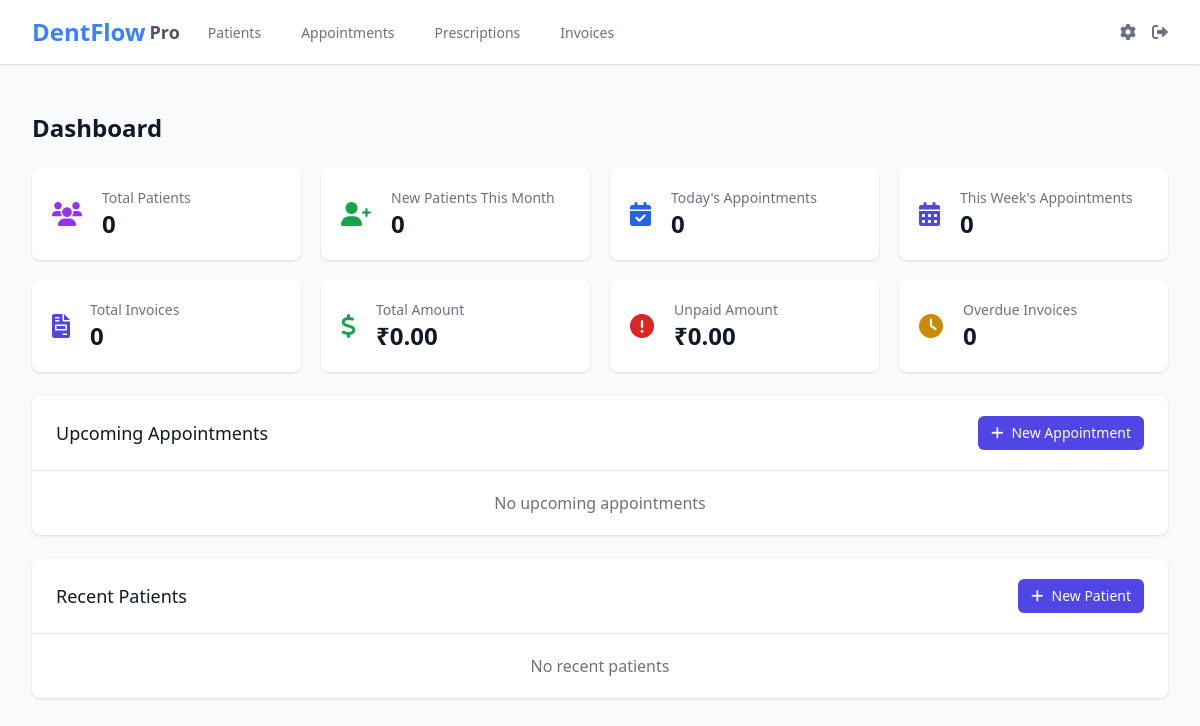
Page /dashboard (signed in) on the earlier database version.
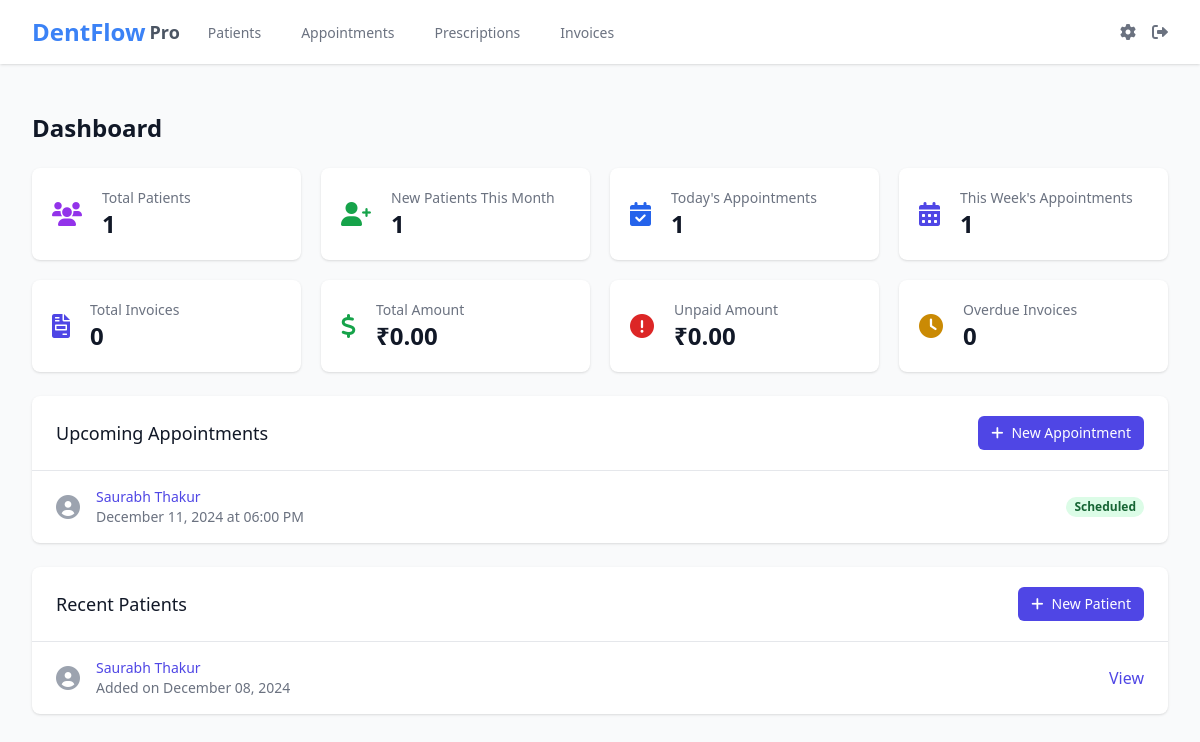
Same page on the later database version.
### app/models/appointment.py (models this page shows, shortened)
class Appointment(db.Model):
    id = db.Column(db.Integer, primary_key=True)
    patient_id = db.Column(db.Integer, db.ForeignKey('patient.id'), nullable=False)
    date = db.Column(db.Date, nullable=False)
    time = db.Column(db.Time, nullable=False)
    duration = db.Column(db.Integer, default=30)  # duration in minutes
    status = db.Column(db.String(20), default='scheduled')  # scheduled, completed, cancelled
    treatment_type = db.Column(db.String(100))
    notes = db.Column(db.Text)
    created_at = db.Column(db.DateTime, default=datetime.utcnow)

### app/models/patient.py (models this page shows)
class Patient(db.Model):
    id = db.Column(db.Integer, primary_key=True)
    first_name = db.Column(db.String(50), nullable=False)
    last_name = db.Column(db.String(50), nullable=False)
    date_of_birth = db.Column(db.Date, nullable=False)
    gender = db.Column(db.String(10))
    phone = db.Column(db.String(20), nullable=False)
    email = db.Column(db.String(120))
    address = db.Column(db.String(200))
    medical_history = db.Column(db.Text)
    created_at = db.Column(db.DateTime, default=datetime.utcnow)
    appointments = db.relationship('Appointment', backref='patient', lazy=True)
    prescriptions = db.relationship('Prescription', backref='patient', lazy=True)
    invoices = db.relationship('Invoice', backref='patient', lazy=True)
    @property
    def full_name(self):
        return f"{self.first_name} {self.last_name}"

### app/routes/main.py (the view)
@bp.route('/')
@bp.route('/dashboard')
@login_required
def dashboard():
    settings = Settings.query.first()
    today = datetime.now().date()
    upcoming_appointments = Appointment.query.filter(
        Appointment.date >= today,
        Appointment.date <= today + timedelta(days=7)
    ).order_by(Appointment.date, Appointment.time).all()
    recent_patients = Patient.query.order_by(Patient.created_at.desc()).limit(5).all()
    total_invoices = Invoice.query.count()
    total_amount = db.session.query(func.sum(Invoice.total_amount)).scalar() or 0
    unpaid_amount = db.session.query(func.sum(Invoice.total_amount - Invoice.paid_amount))\
        .filter(Invoice.status.in_(['unpaid', 'partially_paid'])).scalar() or 0
    overdue_invoices = Invoice.query.filter(
        Invoice.due_date < today,
        Invoice.status.in_(['unpaid', 'partially_paid'])
    ).count()
    total_paid = db.session.query(func.sum(Invoice.paid_amount)).scalar() or 0
    payment_rate = (total_paid / total_amount * 100) if total_amount > 0 else 0
    total_patients = Patient.query.count()
    new_patients_this_month = Patient.query.filter(
        Patient.created_at >= datetime.now().replace(day=1, hour=0, minute=0, second=0, microsecond=0)
    ).count()
    total_appointments = Appointment.query.count()
    todays_appointments = Appointment.query.filter(Appointment.date == today).count()
    this_week_appointments = len(upcoming_appointments)
    pending_appointments = Appointment.query.filter(
        Appointment.status == 'scheduled',
        Appointment.date >= today
    ).count()
    return render_template('dashboard.html',
                         settings=settings,
                         today=today,
                         upcoming_appointments=upcoming_appointments,
                         recent_patients=recent_patients,
                         total_invoices=total_invoices,
                         total_amount=total_amount,
                         unpaid_amount=unpaid_amount,
                         overdue_invoices=overdue_invoices,
                         payment_rate=payment_rate,
                         total_patients=total_patients,
                         new_patients_this_month=new_patients_this_month,
                         total_appointments=total_appointments,
                         todays_appointments=todays_appointments,
                         this_week_appointments=this_week_appointments,
                         pending_appointments=pending_appointments)

### app/__init__.py (called while the page is built)
@login_manager.user_loader
def load_user(id):
    from app.models.user import User
    return User.query.get(int(id))

### app/templates/dashboard.html (shortened to what the changed rows need)
{% extends "base.html" %}
{% block content %}
<div class="py-6">
    <h1 class="text-2xl font-semibold text-gray-900 mb-6">Dashboard</h1>
    <div class="grid grid-cols-1 gap-5 sm:grid-cols-2 lg:grid-cols-4 mb-6">
        <div class="bg-white overflow-hidden shadow rounded-lg">
            <div class="p-5">
                <div class="flex items-center">
                    <div class="ml-5 w-0 flex-1">
                        <dl>
                            <dd class="flex items-baseline">
                                <div class="text-2xl font-semibold text-gray-900">{{ total_patients }}</div>
                            </dd>
                        </dl>
                    </div>
                </div>
            </div>
        </div>
        <div class="bg-white overflow-hidden shadow rounded-lg">
            <div class="p-5">
                <div class="flex items-center">
                    <div class="ml-5 w-0 flex-1">
                        <dl>
                            <dd class="flex items-baseline">
                                <div class="text-2xl font-semibold text-gray-900">{{ new_patients_this_month }}</div>
                            </dd>
                        </dl>
                    </div>
                </div>
            </div>
        </div>
        <div class="bg-white overflow-hidden shadow rounded-lg">
            <div class="p-5">
                <div class="flex items-center">
                    <div class="ml-5 w-0 flex-1">
                        <dl>
                            <dd class="flex items-baseline">
                                <div class="text-2xl font-semibold text-gray-900">{{ todays_appointments }}</div>
                            </dd>
                        </dl>
                    </div>
                </div>
            </div>
        </div>
        <div class="bg-white overflow-hidden shadow rounded-lg">
            <div class="p-5">
                <div class="flex items-center">
                    <div class="ml-5 w-0 flex-1">
                        <dl>
                            <dd class="flex items-baseline">
                                <div class="text-2xl font-semibold text-gray-900">{{ this_week_appointments }}</div>
                            </dd>
                        </dl>
                    </div>
                </div>
            </div>
        </div>
    </div>
    <div class="bg-white shadow overflow-hidden sm:rounded-lg mb-6">
        <div class="px-4 py-5 sm:px-6 flex justify-between items-center">
            <h2 class="text-lg leading-6 font-medium text-gray-900">Upcoming Appointments</h2>
        </div>
        <div class="border-t border-gray-200">
            {% if upcoming_appointments %}
            <ul class="divide-y divide-gray-200">
                {% for appointment in upcoming_appointments %}
                <li class="px-4 py-4 sm:px-6">
                    <div class="flex items-center justify-between">
                        <div class="flex items-center">
                            <div class="flex-shrink-0">
                                <i class="fas fa-user-circle text-2xl text-gray-400"></i>
                            </div>
                            <div class="ml-4">
                                <div class="text-sm font-medium text-indigo-600">
                                    {{ appointment.patient.full_name }}
                                </div>
                                <div class="text-sm text-gray-500">
                                    {{ appointment.date.strftime('%B %d, %Y') }} at {{ appointment.time.strftime('%I:%M %p') }}
                                </div>
                            </div>
                        </div>
                        <div class="flex items-center">
                            <span class="px-2 inline-flex text-xs leading-5 font-semibold rounded-full
                                {% if appointment.status == 'scheduled' %}bg-green-100 text-green-800
                                {% elif appointment.status == 'cancelled' %}bg-red-100 text-red-800
                                {% else %}bg-yellow-100 text-yellow-800{% endif %}">
                                {{ appointment.status|title }}
                            </span>
                        </div>
                    </div>
                </li>
                {% endfor %}
            </ul>
            {% else %}
            <div class="px-4 py-5 sm:px-6 text-center text-gray-500">
                No upcoming appointments
            </div>
            {% endif %}
        </div>
    </div>
    <div class="bg-white shadow overflow-hidden sm:rounded-lg">
        <div class="px-4 py-5 sm:px-6 flex justify-between items-center">
            <h2 class="text-lg leading-6 font-medium text-gray-900">Recent Patients</h2>
        </div>
        <div class="border-t border-gray-200">
            {% if recent_patients %}
            <ul class="divide-y divide-gray-200">
                {% for patient in recent_patients %}
                <li class="px-4 py-4 sm:px-6">
                    <div class="flex items-center justify-between">
                        <div class="flex items-center">
                            <div class="flex-shrink-0">
                                <i class="fas fa-user-circle text-2xl text-gray-400"></i>
                            </div>
                            <div class="ml-4">
                                <div class="text-sm font-medium text-indigo-600">
                                    {{ patient.full_name }}
                                </div>
                                <div class="text-sm text-gray-500">
                                    Added on {{ patient.created_at.strftime('%B %d, %Y') }}
                                </div>
                            </div>
                        </div>
                        <div>
                            <a href="{{ url_for('patients.view', id=patient.id) }}" class="text-indigo-600 hover:text-indigo-900">View</a>
                        </div>
                    </div>
                </li>
                {% endfor %}
            </ul>
            {% else %}
            <div class="px-4 py-5 sm:px-6 text-center text-gray-500">
                No recent patients
            </div>
            {% endif %}
        </div>
    </div>
</div>
{% endblock %}

Differences in the rows shown:
added Appointment: patient.full_name "Saurabh Thakur", date "December 11, 2024", time "06:00 PM", status "Scheduled"
added Patient: full_name "Saurabh Thakur", created_at "December 08, 2024"
Other differences:
{{ total_patients }}: "0" → "1"
{{ new_patients_this_month }}: "0" → "1"
{{ todays_appointments }}: "0" → "1"
{{ this_week_appointments }}: "0" → "1"
text no longer shown: "No upcoming appointments No recent patients"
